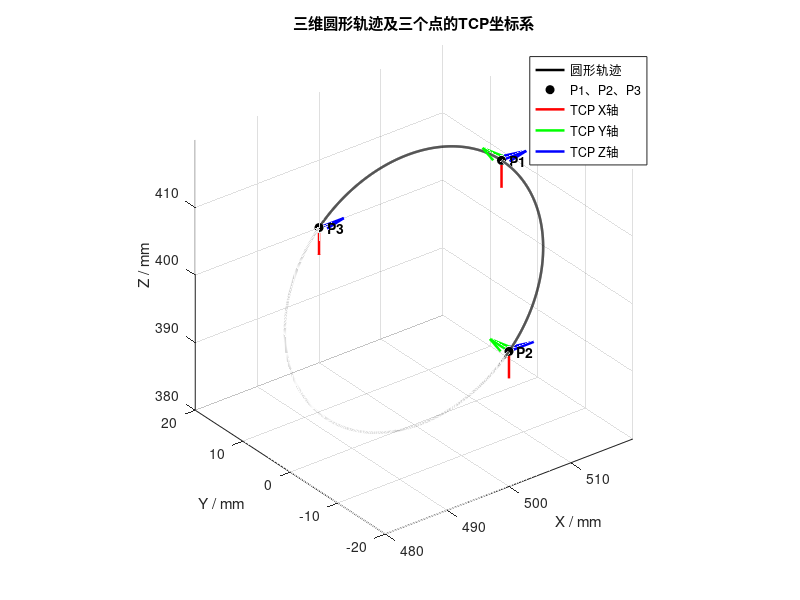

This figure's MATLAB source:
% 三点确定空间圆轨迹，首先输入三点坐标，然后生成空间圆形轨迹
% 可以设置频率与运行速度，方便生成TCP所有点的位置
% 可以设置TCP点相对于基坐标系的姿态（3*3矩阵）

% 三点坐标 SR4 D400
% P1 = [641.44;    0; 541.44];
% P2 = [500.00; -200; 400.00];
% P3 = [500.00;  200; 400.00];
% points = [P1, P2, P3];

% 三点坐标SR4 D40
P1 = [500 + 14.1421;    0; 400 + 14.1421];
P2 = [500; -20; 400]; 
P3 = [500;  20; 400];
points = [P1, P2, P3];

% % NB4斜向空间圆：半径200 mm，圆平面法向量为[1, 0, 1]/sqrt(2)
% P1 = [331.063710; -188.558820; 319.977830];
% P2 = [472.485066237; 11.441180; 178.556473763];
% P3 = [331.063710; 211.441180; 319.977830];
% points = [P1, P2, P3];

% % NB4斜向空间圆：半径20 mm
% % 圆心：[331.063710, 11.441180, 319.977830] mm
% % 圆平面法向量：[1, 0, 1]/sqrt(2)
% P1 = [331.063710;   -8.558820; 319.977830];
% P2 = [345.205845624; 11.441180; 305.835694376];
% P3 = [331.063710;   31.441180; 319.977830];
% points = [P1, P2, P3];

% 采样频率与运行速度
v = 25;% 单位mm/s
fre = 1000;% 单位：Hz

% TCP相对于基坐标系的姿态
posture = [0 0 1;
           0 1 0;
          -1 0 0;];

% 根据三个不共线点计算空间圆的圆心、半径和法向量
a = P2 - P1;
b = P3 - P1;
normal = cross(a, b);
if norm(normal) < 1e-9
    error('P1、P2、P3不能共线。');
end

center = P1 + (cross(normal, a) * dot(b, b) + ...
               cross(b, normal) * dot(a, a)) / (2 * dot(normal, normal));
radius = norm(P1 - center);
normal = normal / norm(normal);

% 在圆平面内建立正交坐标系，使轨迹按P1 -> P2 -> P3的方向运行
ex = (P1 - center) / radius;
ey = cross(normal, ex);
angle_P2 = mod(atan2(ey.' * (P2 - center), ex.' * (P2 - center)), 2*pi);
angle_P3 = mod(atan2(ey.' * (P3 - center), ex.' * (P3 - center)), 2*pi);
if angle_P2 > angle_P3
    ey = -ey;
end

% 根据圆周长度、运行速度和采样频率生成完整圆轨迹
if v <= 0 || fre <= 0
    error('运行速度v和采样频率fre必须大于0。');
end
circle_time = 2*pi*radius / v;
segment_count = max(3, ceil(circle_time * fre));
theta = linspace(0, 2*pi, segment_count + 1);
trajectory = center + radius * (ex * cos(theta) + ey * sin(theta));
Ideal_traj = trajectory.';

% 为圆周每个采样点生成TCP相对于基坐标系的4*4齐次位姿矩阵
if norm(posture.' * posture - eye(3), 'fro') > 1e-9 || ...
        abs(det(posture) - 1) > 1e-9
    error('posture必须是有效的3*3旋转矩阵。');
end

point_count = size(trajectory, 2);
TCP_poses = repmat(eye(4), 1, 1, point_count);
TCP_poses(1:3, 1:3, :) = repmat(posture, 1, 1, point_count);
TCP_poses(1:3, 4, :) = reshape(trajectory, 3, 1, point_count);

% TXT中每四行对应一个采样点的4*4位姿矩阵，矩阵之间用空行分隔
script_path = mfilename('fullpath');
if isempty(script_path)
    output_dir = pwd;
else
    output_dir = fileparts(script_path);
end
output_file = fullfile(output_dir, 'circle_R20_TCP_poses_SR4_V25.txt');
file_id = fopen(output_file, 'w');
if file_id == -1
    error('无法创建TCP位姿文件：%s', output_file);
end

try
    for i = 1:point_count
        fprintf(file_id, '%.10f %.10f %.10f %.10f\n', TCP_poses(:, :, i).');
        fprintf(file_id, '\n');
    end
    fclose(file_id);
catch ME
    fclose(file_id);
    rethrow(ME);
end

% 在三维坐标系中显示空间圆、三个输入点及其TCP坐标系
figure('Color', 'w', 'Name', 'Circle R200 and TCP frames');
plot3(trajectory(1, :), trajectory(2, :), trajectory(3, :), ...
      'k-', 'LineWidth', 1.8, 'DisplayName', '圆形轨迹');
hold on;
plot3(points(1, :), points(2, :), points(3, :), ...
      'ko', 'MarkerFaceColor', 'k', 'MarkerSize', 6, ...
      'DisplayName', 'P1、P2、P3');

axis_length = 0.2 * radius;
for i = 1:size(points, 2)
    origin = points(:, i);
    quiver3(origin(1), origin(2), origin(3), ...
            posture(1, 1) * axis_length, posture(2, 1) * axis_length, ...
            posture(3, 1) * axis_length, 0, 'r', 'LineWidth', 1.8, ...
            'MaxHeadSize', 0.5, 'HandleVisibility', 'off');
    quiver3(origin(1), origin(2), origin(3), ...
            posture(1, 2) * axis_length, posture(2, 2) * axis_length, ...
            posture(3, 2) * axis_length, 0, 'g', 'LineWidth', 1.8, ...
            'MaxHeadSize', 0.5, 'HandleVisibility', 'off');
    quiver3(origin(1), origin(2), origin(3), ...
            posture(1, 3) * axis_length, posture(2, 3) * axis_length, ...
            posture(3, 3) * axis_length, 0, 'b', 'LineWidth', 1.8, ...
            'MaxHeadSize', 0.5, 'HandleVisibility', 'off');
    text(origin(1), origin(2), origin(3), ['  P', num2str(i)], ...
         'FontSize', 10, 'FontWeight', 'bold');
end

% 使用不可见对象在图例中标明TCP三轴颜色
plot3(nan, nan, nan, 'r-', 'LineWidth', 1.8, 'DisplayName', 'TCP X轴');
plot3(nan, nan, nan, 'g-', 'LineWidth', 1.8, 'DisplayName', 'TCP Y轴');
plot3(nan, nan, nan, 'b-', 'LineWidth', 1.8, 'DisplayName', 'TCP Z轴');

grid on;
axis equal;
view(3);
xlabel('X / mm');
ylabel('Y / mm');
zlabel('Z / mm');
title('三维圆形轨迹及三个点的TCP坐标系');
legend('Location', 'best');

fprintf('圆心：[%.4f, %.4f, %.4f] mm\n', center);
fprintf('半径：%.4f mm\n', radius);
fprintf('轨迹点数：%d\n', point_count);
fprintf('TCP位姿已写入：%s\n', output_file);
